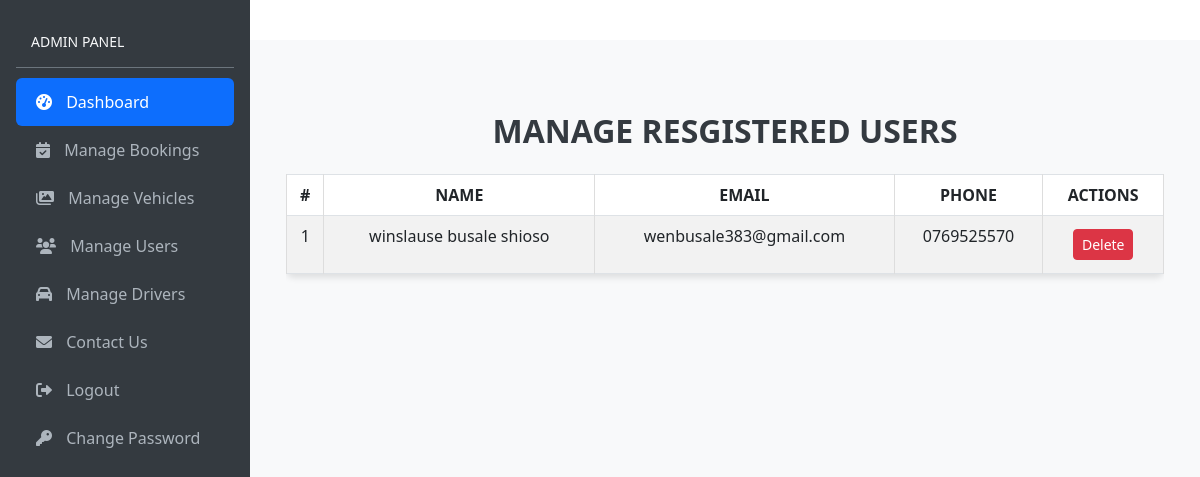
Screenshot of /admin/manageusers.php (signed in) with the database file from the repository.
### tables this page shows
CREATE TABLE `users` (
  `id` int(11) NOT NULL,
  `fname` varchar(100) NOT NULL,
  `email1` varchar(100) NOT NULL,
  `phone1` varchar(100) NOT NULL,
  `password1` varchar(100) NOT NULL,
  `photo1` varchar(100) NOT NULL
);

### admin/manageusers.php (the view, shortened to what this page needs)
<?php
include('config.php');
if (strlen($_SESSION['alogin']) == 0) {
  header('location:index.php');
} else {
?>
  <!DOCTYPE html>
  <html lang="en">
  <head>
    <link rel="stylesheet" href="style.css">
    <link href="https://cdn.jsdelivr.net/npm/bootstrap@5.3.0-alpha1/dist/css/bootstrap.min.css" rel="stylesheet">
    <link rel="stylesheet" href="https://cdnjs.cloudflare.com/ajax/libs/font-awesome/6.0.0-beta3/css/all.min.css">
  </head>
  <body>
    <nav class="sidebar d-flex flex-column p-3">
      <div class="sidebar-heading">Admin Panel</div>
      <ul class="nav nav-pills flex-column mb-auto">
        <li class="nav-item">
          <a href="home.php" class="nav-link active">
            <i class="fas fa-tachometer-alt"></i>
            Dashboard
          </a>
        </li>
        <li>
          <a href="managebookings.php" class="nav-link">
            <i class="fas fa-calendar-check"></i>
            Manage Bookings
          </a>
        </li>
        <li>
          <a href="managevehicles.php" class="nav-link">
            <i class="fas fa-images"></i>
            Manage Vehicles
          </a>
        </li>
        <li>
          <a href="manageusers.php" class="nav-link">
            <i class="fas fa-users"></i>
            Manage Users
          </a>
        </li>
        <li>
          <a href="managedrivers.php" class="nav-link">
            <i class="fas fa-car"></i>
            Manage Drivers
          </a>
        </li>
        <li>
          <a href="contactus.php" class="nav-link">
            <i class="fas fa-envelope"></i>
            Contact Us
          </a>
        </li>
        <li>
          <a href="logout.php" class="nav-link">
            <i class="fas fa-sign-out-alt"></i>
            Logout
          </a>
        </li>
        <li>
          <a href="changepassword.php" class="nav-link">
            <i class="fas fa-key"></i>
            Change Password
          </a>
        </li>
      </ul>
    </nav>
    <div class="content p-4">
      <section id="our-clients" class="container my-5">
        <h2 class="text-center mb-4">Manage Resgistered users</h2>
        <div class="table-responsive">
          <table class="table table-striped table-bordered table-hover">
            <thead class="thead-dark">
              <tr>
                <th>#</th>
                <th>Name</th>
                <th>Email</th>
                <th>Phone</th>
                <th>Actions</th>
              </tr>
            </thead>
            <tbody>
              <?php
              $sql = "SELECT * FROM users";
              $query = $dbh->prepare($sql);
              $query->execute();
              $results = $query->fetchAll(PDO::FETCH_OBJ);
              $cnt = 1;
              if ($query->rowCount() > 0) {
                foreach ($results as $result) {                ?>
                  <tr>
                    <td><?php echo htmlentities($cnt); ?></td>
                    <td><?php echo htmlentities($result->fname); ?></td>
                    <td><?php echo htmlentities($result->email1); ?></td>
                    <td><?php echo htmlentities($result->phone1); ?></td>
                    <td>
                      <a style="margin: 5px;" href="manageusers.php?delete_id=<?php echo htmlentities($result->id); ?>" class="btn btn-danger btn-sm" onclick="return confirm('Are you sure you want to delete this message?')">Delete</a>
                    </td>
                  </tr>
              <?php $cnt = $cnt + 1;
                }
              } ?>
            </tbody>
          </table>
        </div>
      </section>
    </div>
  </body>
  </html><?php } ?>

### admin/style.css (style rules this page uses)
.sidebar { width: 250px; height: 100vh; background-color: #343a40; position: fixed; top: 0; left: 0; padding-top: 20px; transition: width 0.3s, visibility 0.3s; }
.sidebar .nav-link { color: #adb5bd; padding: 12px 20px; font-size: 16px; transition: background-color 0.3s, color 0.3s; }
.sidebar .nav-link i { margin-right: 10px; }
.sidebar-heading { color: #f8f9fa; padding: 15px; font-size: 14px; text-transform: uppercase; border-bottom: 1px solid #6c757d; margin-bottom: 10px; }
.content { margin-left: 250px; padding: 20px; background-color: #f8f9fa; min-height: 100vh; display: flex; flex-direction: column; justify-content: flex-start; align-items: center; text-align: center; margin-top: 40px; transition: margin-left 0.3s, margin-top 0.3s; }
@media (min-width: 951px) { .sidebar { width: 250px; visibility: visible; } }
#our-clients h2 { font-size: 2rem; font-weight: bold; color: #343a40; text-transform: uppercase; }
.table { border-radius: 0.5rem; box-shadow: 0px 4px 6px rgba(0, 0, 0, 0.1); }
.thead-dark { background-color: #343a40; color: #fff; text-transform: uppercase; }
.table-striped tbody tr:nth-of-type(odd) { background-color: #f8f9fa; }
.table-bordered th, .table-bordered td { border: 1px solid #ddd; }
.btn-sm { padding: 5px 10px; }
.btn-info, .btn-warning, .btn-danger { border-radius: 0.25rem; }
.table-responsive { margin-top: 20px; }

### rows the page displays
users: fname "winslause busale shioso", email1 "wenbusale383@gmail.com", phone1 "0769525570"
